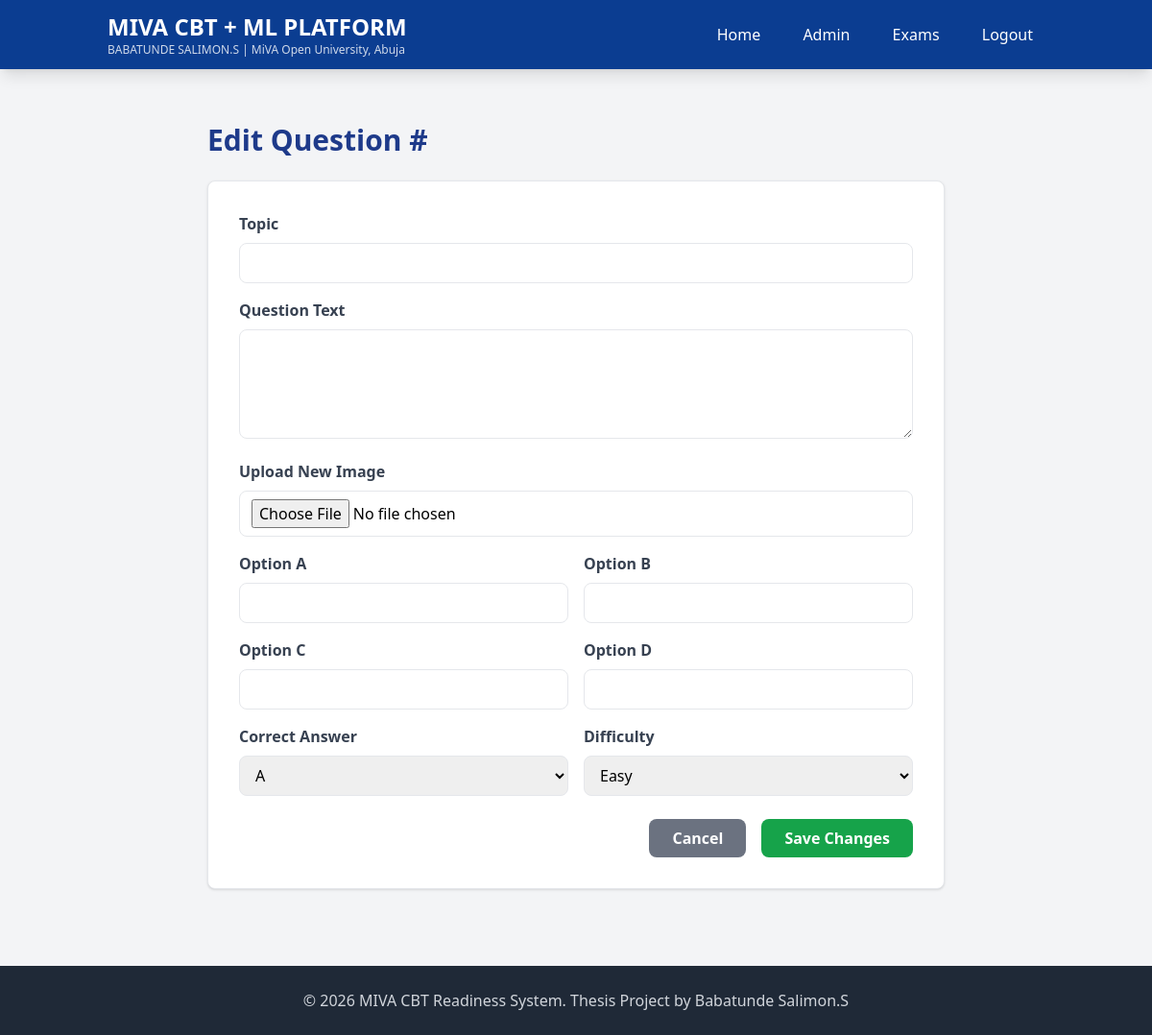
Page /questions/edit/50 on the earlier database version.
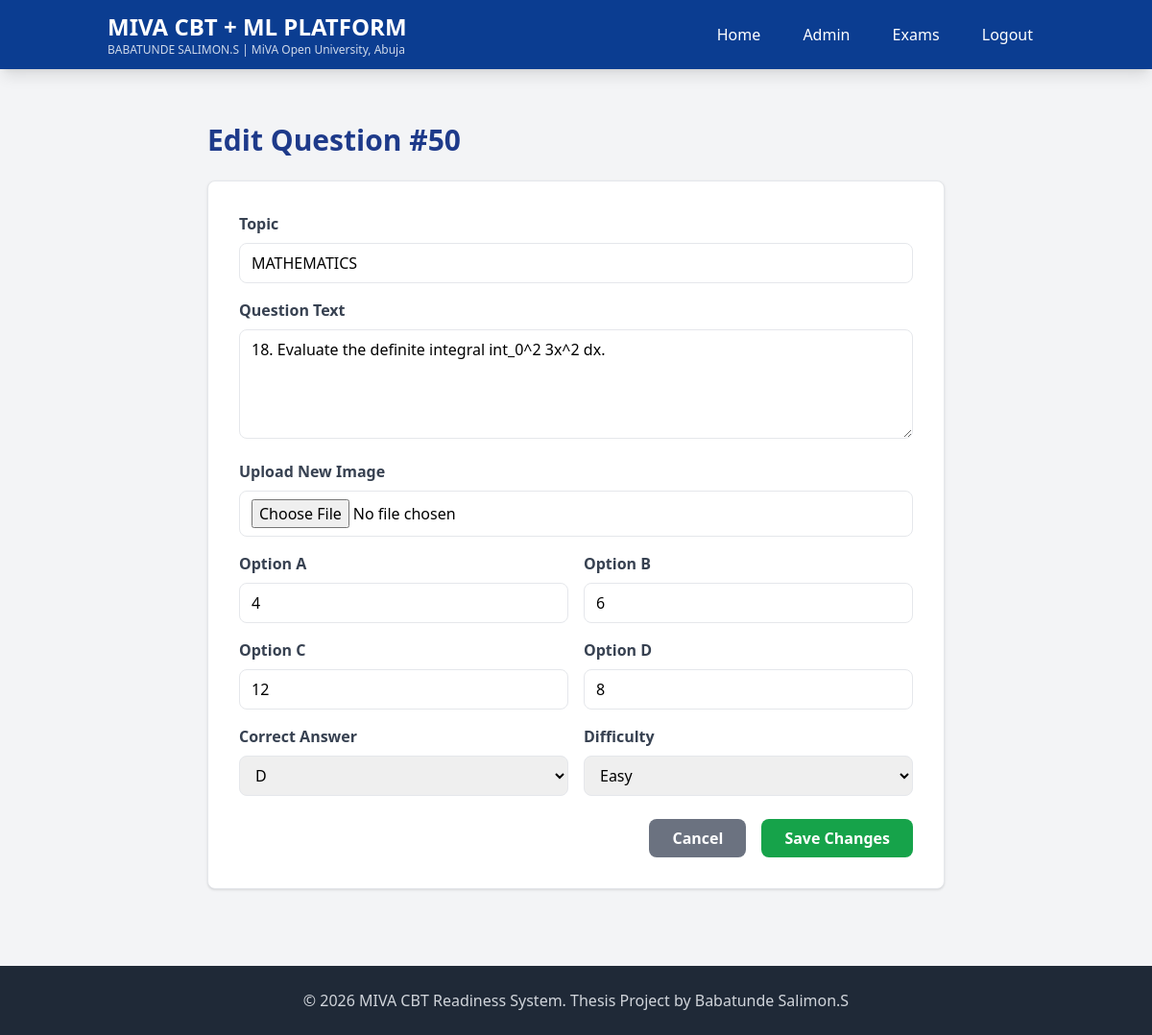
Same page on the later database version.
### tables this page shows
CREATE TABLE Questions (
        question_id INTEGER PRIMARY KEY AUTOINCREMENT,
        question_text TEXT NOT NULL,
        option_a TEXT, option_b TEXT, option_c TEXT, option_d TEXT,
        correct_answer TEXT CHECK(correct_answer IN ('A','B','C','D')),
        difficulty TEXT, topic TEXT, source_flag TEXT,
        created_at TIMESTAMP DEFAULT CURRENT_TIMESTAMP
    , image_path TEXT);

### app.py (the view, shortened to what this page needs)
@app.route('/questions/edit/<int:question_id>', methods=['GET', 'POST'])
def edit_question(question_id):
    db = get_db()
    question = db.execute("SELECT * FROM Questions WHERE question_id =?", (question_id,)).fetchone()
    db.close()
    return render_template('edit_question.html', q=question)

### app.py (called while the page is built)
def get_db():
    conn = sqlite3.connect(DB_PATH)
    conn.row_factory = sqlite3.Row
    return conn

### templates/edit_question.html (shortened to what this page needs)
{% extends "base.html" %}
{% block content %}
<div class="max-w-3xl mx-auto">
    <h2 class="text-3xl font-bold text-blue-900 mb-6">Edit Question #{{ q.question_id }}</h2>
    <form method="POST" class="bg-white p-8 rounded-lg shadow border">
        <div class="mb-4">
            <label class="block text-gray-700 font-bold mb-2">Topic</label>
            <input type="text" name="topic" value="{{ q.topic }}" class="w-full border rounded-lg px-3 py-2 focus:ring-2 focus:ring-blue-900" required>
        </div>
        <div class="mb-4">
            <label class="block text-gray-700 font-bold mb-2">Question Text</label>
            <textarea name="question_text" rows="4" class="w-full border rounded-lg px-3 py-2" required>{{ q.question_text }}</textarea>
        </div>
        <div class="mb-4">
            <label class="block text-gray-700 font-bold mb-2">Upload New Image</label>
            <input type="file" name="image" accept="image/*" class="w-full border rounded-lg px-3 py-2">
        </div>
        <div class="grid grid-cols-2 gap-4 mb-4">
            <div><label class="block text-gray-700 font-bold mb-2">Option A</label><input type="text" name="option_a" value="{{ q.option_a }}" class="w-full border rounded-lg px-3 py-2" required></div>
            <div><label class="block text-gray-700 font-bold mb-2">Option B</label><input type="text" name="option_b" value="{{ q.option_b }}" class="w-full border rounded-lg px-3 py-2" required></div>
            <div><label class="block text-gray-700 font-bold mb-2">Option C</label><input type="text" name="option_c" value="{{ q.option_c }}" class="w-full border rounded-lg px-3 py-2"></div>
            <div><label class="block text-gray-700 font-bold mb-2">Option D</label><input type="text" name="option_d" value="{{ q.option_d }}" class="w-full border rounded-lg px-3 py-2"></div>
        </div>
        <div class="grid grid-cols-2 gap-4 mb-6">
            <div>
                <label class="block text-gray-700 font-bold mb-2">Correct Answer</label>
                <select name="correct_answer" class="w-full border rounded-lg px-3 py-2">
                    <option value="A" {% if q.correct_answer=='A' %}selected{% endif %}>A</option>
                    <option value="D" {% if q.correct_answer=='D' %}selected{% endif %}>D</option>
                </select>
            </div>
            <div>
                <label class="block text-gray-700 font-bold mb-2">Difficulty</label>
                <select name="difficulty" class="w-full border rounded-lg px-3 py-2">
                    <option value="Easy" {% if q.difficulty|lower=='easy' %}selected{% endif %}>Easy</option>
                </select>
            </div>
        </div>
        <div class="flex gap-4 justify-end">
            <a href="{{ url_for('questions_list') }}" class="bg-gray-500 text-white px-6 py-2 rounded-lg font-bold hover:bg-gray-600">Cancel</a>
            <button type="submit" class="bg-green-600 text-white px-6 py-2 rounded-lg font-bold hover:bg-green-700">Save Changes</button>
        </div>
    </form>
</div>
{% endblock %}

Differences in the rows shown:
added Questions: question_id "50", topic "MATHEMATICS", question_text "18. Evaluate the definite integral int_0^2 3x^2 dx.", option_a "4", option_b "6", option_c "12", option_d "8", correct_answer "D", difficulty "Easy"
Other differences:
form field correct_answer: "A" → (not shown)
form field difficulty: "Easy" → (not shown)
